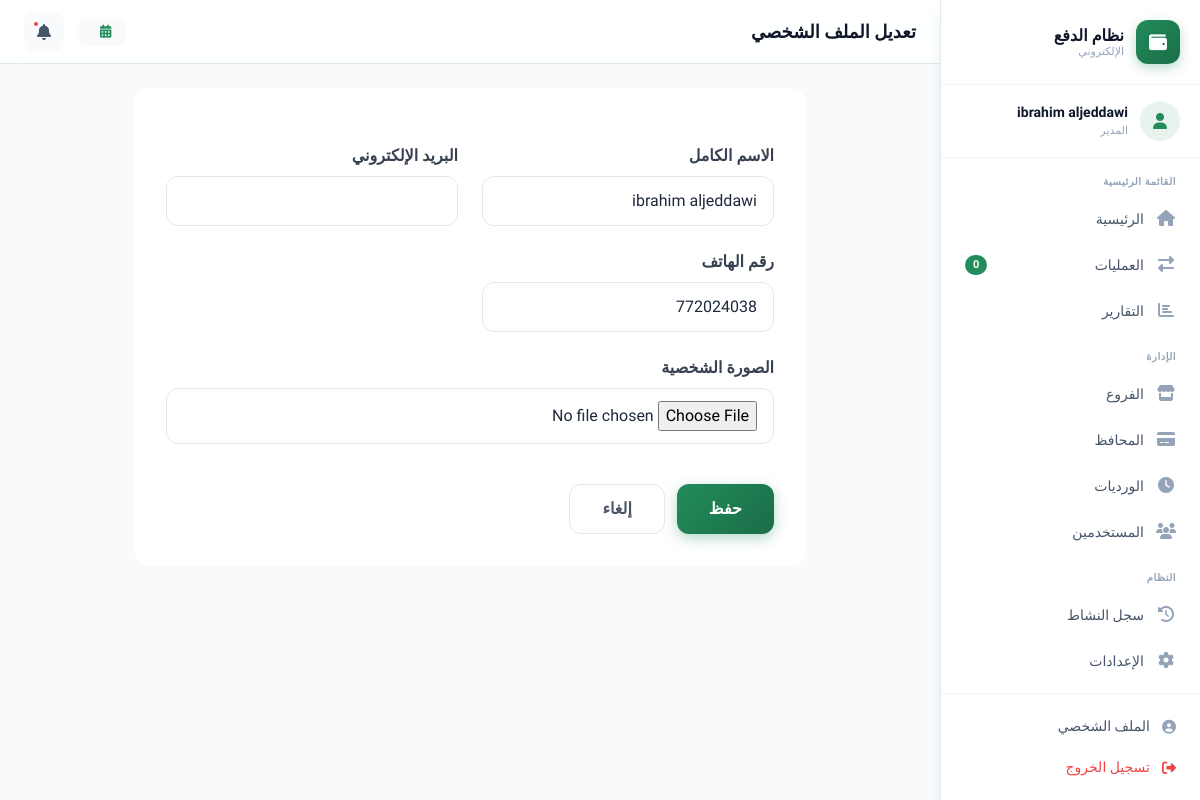
The page /profile/edit/ (signed in) on the database its author committed.
### accounts/models.py (models this page shows, shortened)
class User(AbstractBaseUser, PermissionsMixin):
    class Role(models.TextChoices):
        MANAGER = 'manager', _('المدير')
        SUPERVISOR = 'supervisor', _('المشرف')
        ACCOUNTANT = 'accountant', _('المحاسب')
        CASHIER = 'cashier', _('الكاشير')
    id = models.UUIDField(primary_key=True, default=uuid.uuid4, editable=False)
    email = models.EmailField(_('البريد الإلكتروني'), unique=True, blank=True, null=True)
    phone = models.CharField(_('رقم الهاتف'), max_length=20, unique=True)
    username = models.CharField(_('اسم المستخدم'), max_length=150, unique=True)
    full_name = models.CharField(_('الاسم الكامل'), max_length=255)
    role = models.CharField(_('الدور'), max_length=20, choices=Role.choices, default=Role.CASHIER)
    profile_image = models.ImageField(_('الصورة الشخصية'), upload_to='profiles/%Y/%m/', blank=True, null=True)
    id_card_front = models.ImageField(_('صورة البطاقة الأمامية'), upload_to='id_cards/%Y/%m/', blank=True, null=True)
    id_card_back = models.ImageField(_('صورة البطاقة الخلفية'), upload_to='id_cards/%Y/%m/', blank=True, null=True)
    is_active = models.BooleanField(_('نشط'), default=True)
    is_staff = models.BooleanField(_('موظف'), default=False)
    is_superuser = models.BooleanField(_('مدير عام'), default=False)
    branch = models.ForeignKey(
        'branches.Branch',
        on_delete=models.SET_NULL,
        null=True,
        blank=True,
        related_name='cashiers',
        verbose_name=_('الفرع')
    )
    date_joined = models.DateTimeField(_('تاريخ الانضمام'), default=timezone.now)
    last_login = models.DateTimeField(_('آخر دخول'), blank=True, null=True)
    created_at = models.DateTimeField(auto_now_add=True)
    updated_at = models.DateTimeField(auto_now=True)
    created_by = models.ForeignKey(
        'self',
        on_delete=models.SET_NULL,
        null=True,
        blank=True,
        related_name='created_users',
        verbose_name=_('تم الإنشاء بواسطة')
    )
    USERNAME_FIELD = 'username'
    REQUIRED_FIELDS = ['full_name', 'phone']
    objects = UserManager()
    class Meta:
        verbose_name = _('مستخدم')
        verbose_name_plural = _('المستخدمين')
        ordering = ['-created_at']

### dashboard/views.py (the view, shortened to what this page needs)
# urls.py: path('profile/edit/', views.ProfileUpdateView.as_view(), name='profile_edit'),
class ProfileUpdateView(SuperuserRequiredMixin, UpdateView):
    model = User
    template_name = 'dashboard/profile/edit.html'
    fields = ['full_name', 'email', 'phone', 'profile_image']
    success_url = reverse_lazy('dashboard:profile')
    def get_object(self):
        return self.request.user

### dashboard/templatetags/dashboard_tags.py (called while the page is built)
@register.filter
def transaction_count(request):
    today = timezone.now().date()
    return Transaction.objects.filter(is_deleted=False, created_at__date=today).count()

### dashboard/views.py (called while the page is built)
    def test_func(self):
        return self.request.user.is_authenticated and self.request.user.is_superuser

### dashboard/templates/dashboard/profile/edit.html
{% extends 'dashboard/base.html' %}{% block title %}تعديل الملف الشخصي{% endblock %}{% block page_title %}تعديل الملف الشخصي{% endblock %}
{% block content %}
<div class="max-w-2xl mx-auto"><div class="bg-white rounded-2xl p-8 card-shadow">
<form method="post" enctype="multipart/form-data" class="space-y-6">{% csrf_token %}
<div class="grid grid-cols-1 md:grid-cols-2 gap-6">
<div><label class="block text-gray-700 font-semibold mb-2">الاسم الكامل</label><input type="text" name="full_name" value="{{ form.full_name.value|default:'' }}" required class="w-full px-4 py-3 border border-gray-200 rounded-xl focus:outline-none focus:border-primary"></div>
<div><label class="block text-gray-700 font-semibold mb-2">البريد الإلكتروني</label><input type="email" name="email" value="{{ form.email.value|default:'' }}" class="w-full px-4 py-3 border border-gray-200 rounded-xl focus:outline-none focus:border-primary"></div>
<div><label class="block text-gray-700 font-semibold mb-2">رقم الهاتف</label><input type="text" name="phone" value="{{ form.phone.value|default:'' }}" class="w-full px-4 py-3 border border-gray-200 rounded-xl focus:outline-none focus:border-primary"></div>
<div class="md:col-span-2"><label class="block text-gray-700 font-semibold mb-2">الصورة الشخصية</label><input type="file" name="profile_image" accept="image/*" class="w-full px-4 py-3 border border-gray-200 rounded-xl focus:outline-none focus:border-primary"></div>
</div>
<div class="flex gap-3 pt-4"><button type="submit" class="btn-primary text-white px-8 py-3 rounded-xl font-bold">حفظ</button><a href="{% url 'dashboard:profile' %}" class="px-8 py-3 border border-gray-200 rounded-xl font-bold text-gray-600 hover:bg-gray-50">إلغاء</a></div>
</form>
</div></div>
{% endblock %}

### dashboard/templates/dashboard/base.html (shortened to what this page needs)
{% load static %}
{% load dashboard_tags %}
<!DOCTYPE html>
<html lang="ar" dir="rtl">
<head>
    <script src="https://cdn.tailwindcss.com"></script>
    <link rel="stylesheet" href="https://cdnjs.cloudflare.com/ajax/libs/font-awesome/6.4.0/css/all.min.css">
    <link rel="stylesheet" href="{% static "css/dashboard.css" %}">
</head>
<body>
    <div class="dashboard-wrapper">
        <aside id="sidebar" class="sidebar">
            <div class="sidebar-header">
                <a href="{% url 'dashboard:home' %}" class="sidebar-brand">
                    <div class="sidebar-brand-icon">
                        <i class="fas fa-wallet"></i>
                    </div>
                    <div class="sidebar-brand-text">
                        <h2>نظام الدفع</h2>
                        <p>الإلكتروني</p>
                    </div>
                </a>
            </div>
            <div class="sidebar-user">
                <div class="sidebar-user-inner">
                    <div class="sidebar-user-avatar">
                        {% if request.user.profile_image %}
                            <img src="{{ request.user.profile_image.url }}" alt="{{ request.user.full_name }}">
                        {% else %}
                            <i class="fas fa-user"></i>
                        {% endif %}
                    </div>
                    <div class="sidebar-user-info">
                        <p class="sidebar-user-name">{{ request.user.full_name|default:"المستخدم" }}</p>
                        <p class="sidebar-user-role">{{ request.user.get_role_display|default:"مدير" }}</p>
                    </div>
                </div>
            </div>
            <nav class="sidebar-nav">
                <p class="nav-section-title">القائمة الرئيسية</p>
                <a href="{% url 'dashboard:home' %}" class="nav-link {% if request.resolver_match.url_name == 'home' %}active{% endif %}">
                    <span class="nav-link-icon"><i class="fas fa-home {% if request.resolver_match.url_name == 'home' %}text-primary{% else %}text-muted{% endif %}"></i></span>
                    <span>الرئيسية</span>
                </a>
                <a href="{% url 'dashboard:transaction_list' %}" class="nav-link {% if 'transaction' in request.resolver_match.url_name %}active{% endif %}">
                    <span class="nav-link-icon"><i class="fas fa-exchange-alt {% if 'transaction' in request.resolver_match.url_name %}text-primary{% else %}text-muted{% endif %}"></i></span>
                    <span>العمليات</span>
                    <span class="nav-link-badge">{{ request|transaction_count|default:"0" }}</span>
                </a>
                <a href="{% url 'dashboard:reports' %}" class="nav-link {% if 'report' in request.resolver_match.url_name %}active{% endif %}">
                    <span class="nav-link-icon"><i class="fas fa-chart-bar {% if 'report' in request.resolver_match.url_name %}text-primary{% else %}text-muted{% endif %}"></i></span>
                    <span>التقارير</span>
                </a>
                <p class="nav-section-title">الإدارة</p>
                <a href="{% url 'dashboard:branch_list' %}" class="nav-link {% if 'branch' in request.resolver_match.url_name %}active{% endif %}">
                    <span class="nav-link-icon"><i class="fas fa-store {% if 'branch' in request.resolver_match.url_name %}text-primary{% else %}text-muted{% endif %}"></i></span>
                    <span>الفروع</span>
                </a>
                <a href="{% url 'dashboard:wallet_list' %}" class="nav-link {% if 'wallet' in request.resolver_match.url_name %}active{% endif %}">
                    <span class="nav-link-icon"><i class="fas fa-credit-card {% if 'wallet' in request.resolver_match.url_name %}text-primary{% else %}text-muted{% endif %}"></i></span>
                    <span>المحافظ</span>
                </a>
                <a href="{% url 'dashboard:shift_list' %}" class="nav-link {% if 'shift' in request.resolver_match.url_name %}active{% endif %}">
                    <span class="nav-link-icon"><i class="fas fa-clock {% if 'shift' in request.resolver_match.url_name %}text-primary{% else %}text-muted{% endif %}"></i></span>
                    <span>الورديات</span>
                </a>
                <a href="{% url 'dashboard:user_list' %}" class="nav-link {% if 'user' in request.resolver_match.url_name %}active{% endif %}">
                    <span class="nav-link-icon"><i class="fas fa-users {% if 'user' in request.resolver_match.url_name %}text-primary{% else %}text-muted{% endif %}"></i></span>
                    <span>المستخدمين</span>
                </a>
                <p class="nav-section-title">النظام</p>
                <a href="{% url 'dashboard:activity_logs' %}" class="nav-link {% if 'activity' in request.resolver_match.url_name %}active{% endif %}">
                    <span class="nav-link-icon"><i class="fas fa-history {% if 'activity' in request.resolver_match.url_name %}text-primary{% else %}text-muted{% endif %}"></i></span>
                    <span>سجل النشاط</span>
                </a>
                <a href="{% url 'dashboard:settings' %}" class="nav-link {% if 'settings' in request.resolver_match.url_name %}active{% endif %}">
                    <span class="nav-link-icon"><i class="fas fa-cog {% if 'settings' in request.resolver_match.url_name %}text-primary{% else %}text-muted{% endif %}"></i></span>
                    <span>الإعدادات</span>
                </a>
            </nav>
            <div class="sidebar-footer">
                <a href="{% url 'dashboard:profile' %}" class="sidebar-footer-btn">
                    <i class="fas fa-user-circle text-muted"></i>
                    <span>الملف الشخصي</span>
                </a>
                <form method="post" action="{% url 'dashboard:logout' %}" style="margin:0;">
                    <button type="submit" class="sidebar-footer-btn logout" data-confirm="هل أنت متأكد من تسجيل الخروج؟">
                        <i class="fas fa-sign-out-alt"></i>
                        <span>تسجيل الخروج</span>
                    </button>
                </form>
            </div>
        </aside>
        <main class="main-content">
            <header class="top-header">
                <div class="header-title-group">
                    <h1 class="header-title">{% block page_title %}لوحة التحكم{% endblock %}</h1>
                </div>
                <div class="header-actions">
                    <div class="header-date">
                        <i class="fas fa-calendar-alt"></i>
                    </div>
                    <button class="header-btn" data-tooltip="الإشعارات" aria-label="الإشعارات">
                        <i class="fas fa-bell"></i>
                        <span class="dot"></span>
                    </button>
                </div>
            </header>
            <div class="page-content animate-fade-in">
                {% block content %}{% endblock %}
            </div>
        </main>
    </div>
</body>
</html>

### rows shown on the page
User: user.full_name "ibrahim aljeddawi", user.role "المدير", full_name "ibrahim aljeddawi", phone "772024038"

### other values the page prints
{{ request|transaction_count|default:"0" }} "0"
